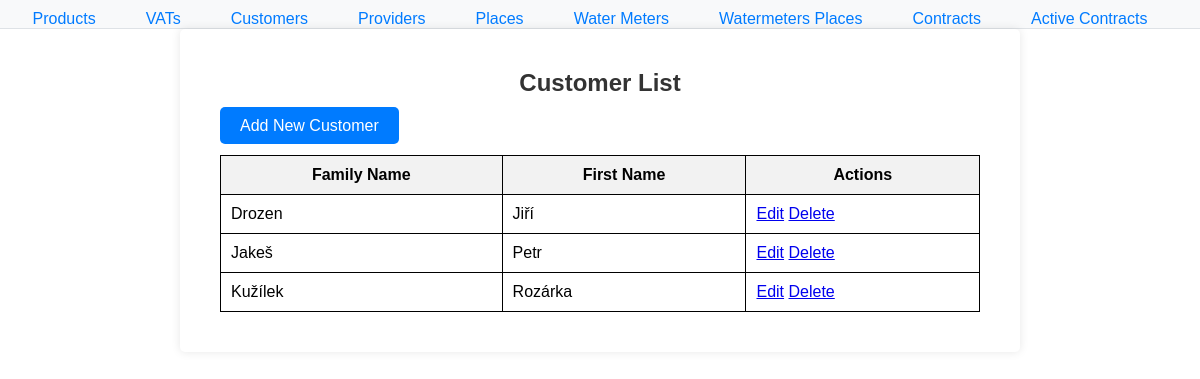
The page /water/customers/ on the database its author committed.
### water/models.py (models this page shows, shortened)
class Customer(models.Model):
    customer_id = models.AutoField(primary_key=True)
    first_name = models.CharField(max_length=100)
    family_name = models.CharField(max_length=100)
    street = models.CharField(max_length=100)
    street_no = models.CharField(max_length=10)
    city = models.CharField(max_length=100)
    zip = models.CharField(max_length=20)
    email = models.EmailField(unique=True)  # Ensure email is unique
    phone = models.CharField(max_length=20)
    class Meta:
        db_table = 'Customers'  # Specify the existing table name

### water/views.py (the view)
# urls.py: path('customers/', views.customer_list, name='customer_list'),
def customer_list(request):
    customers = Customer.objects.all().order_by('family_name')  # Get all customers
    return render(request, 'water/customer_list.html', {'customers': customers})

### water/templates/water/customer_list.html (shortened to what this page needs)
{% extends 'water/base.html' %}
{% block content %}
    <div style="padding: 20px;">
        <h2>Customer List</h2>
        <div style="margin-bottom: 20px;">
            <a href="{% url 'add_customer' %}"
               style="background-color: #007BFF; color: white; padding: 10px 20px; text-decoration: none; border-radius: 5px;">
               Add New Customer
            </a>
        </div>
        <table style="width: 100%; border-collapse: collapse; margin-top: 10px;">
            <thead>
                <tr>
                    <th style="border: 1px solid black; padding: 10px; background-color: #f2f2f2;">Family Name</th>
                    <th style="border: 1px solid black; padding: 10px; background-color: #f2f2f2;">First Name</th>
                    <th style="border: 1px solid black; padding: 10px; background-color: #f2f2f2;">Actions</th>
                </tr>
            </thead>
            <tbody>
                {% for customer in customers %}
                    <tr>
                        <td style="border: 1px solid black; padding: 10px;">{{ customer.family_name }}</td>
                        <td style="border: 1px solid black; padding: 10px;">{{ customer.first_name }}</td>
                        <td style="border: 1px solid black; padding: 10px;">
                            <a href="{% url 'edit_customer' customer.pk %}">Edit</a>
                            <a href="{% url 'delete_customer' customer.pk %}">Delete</a>
                        </td>
                    </tr>
                {% endfor %}
            </tbody>
        </table>
    </div>
{% endblock %}

### water/static/styles.css (style rules this page uses)
body { font-family: Arial, sans-serif; margin: 0; padding: 0; }
h2 { margin-bottom: 20px; color: #333; text-align: center; }

### rows shown on the page
Customer: family_name "Drozen", first_name "Jiří"
Customer: family_name "Jakeš", first_name "Petr"
Customer: family_name "Kužílek", first_name "Rozárka"
